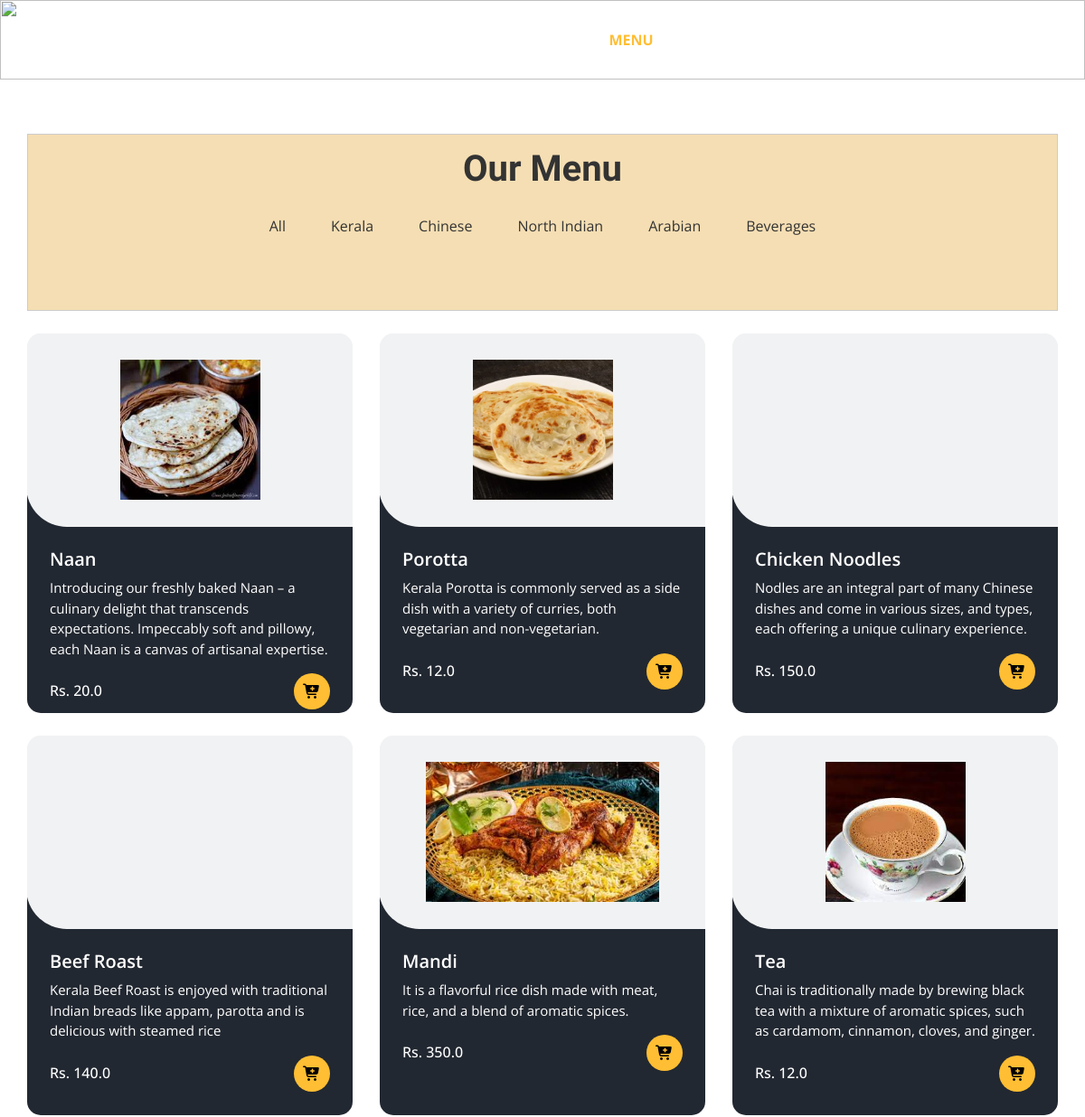
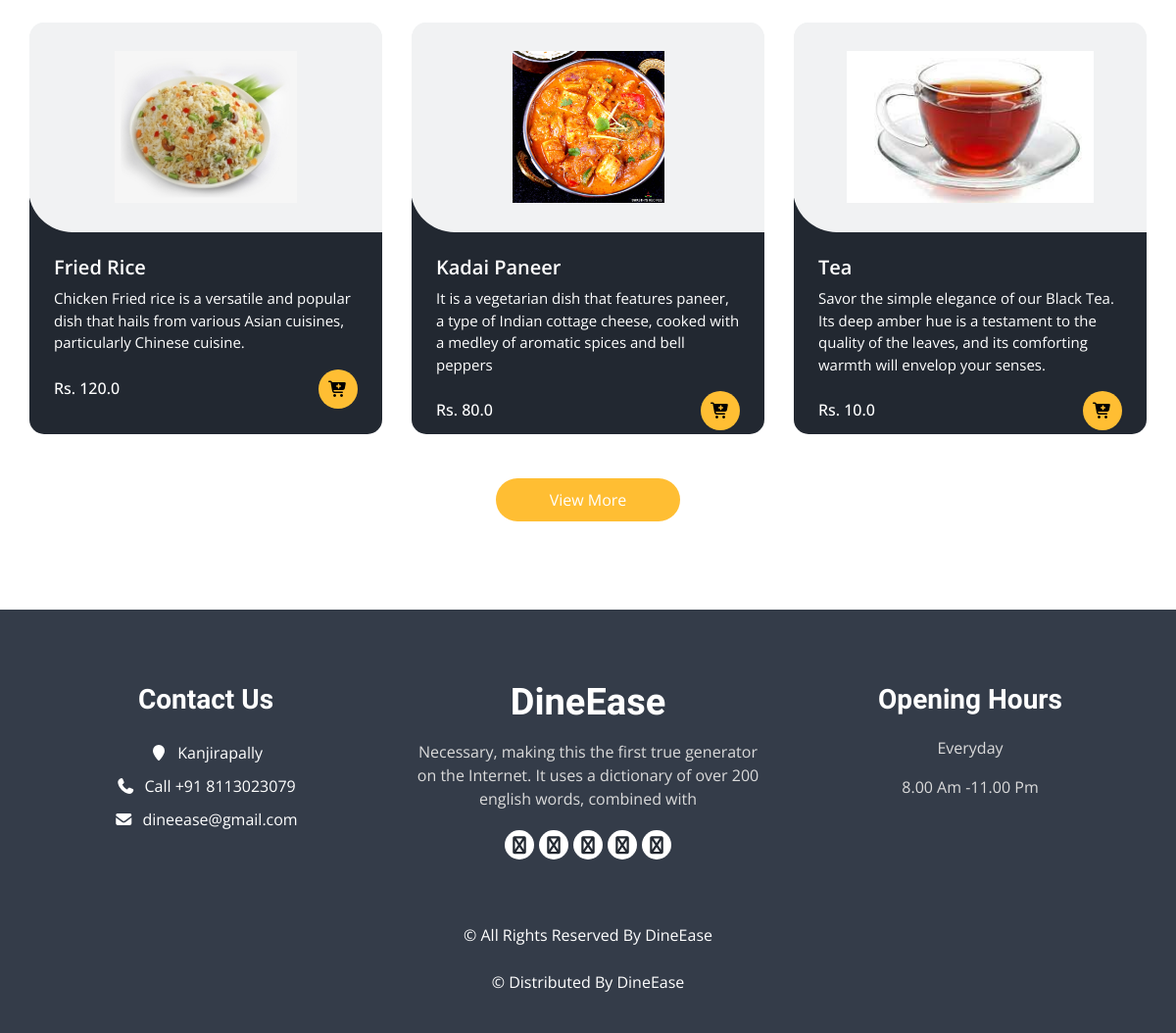
The app's page /menu/ with its own data (2 pictures, top to bottom).
### home/models.py (models this page shows, shortened)
class menus(models.Model):
    CATEGORY_CHOICES = (
        ('Kerala', 'Kerala'),
        ('Chineese', 'Chineese'),
        ('North Indian', 'North Indian'),
        ('Arabian', 'Arabian'),
        ('Beverages', 'Beverages'),
    )
    SUBMENU_CHOICES = (
        ('Breads', 'Breads'),
        ('Curries', 'Curries'),
        ('Rice Dishes','Rice Dishes'),
        ('Appetizers','Appetizers'),
        ('Main Course','Main Course'),
        ('Breads & Accompaniments', 'Breads & Accompaniments'),
        ('Rolls & Grills','Rolls & Grills'),
        ('Hot Beverage','Hot Beverage'),
        ('Cold Beverage','Cold Beverage'),
    )
    SUB_SUBMENU_CHOICES = (
        ('Vegetarian', 'Vegetarian'),
        ('Non-Vegetarian', 'Non-Vegetarian'),
        ('Water-based','Water-based'),
        ('Milk-based','Milk-based')
    )
    name = models.CharField(max_length=100)
    category = models.CharField(max_length=50, choices=CATEGORY_CHOICES, default='')
    submenu = models.CharField(max_length=50, choices=SUBMENU_CHOICES, default='', blank=True)
    sub_submenu = models.CharField(max_length=50, choices=SUB_SUBMENU_CHOICES, default='', blank=True)
    desc = models.CharField(max_length=300)
    price = models.FloatField()
    img = models.ImageField(upload_to='menus/', blank=True, null=True)
    active = models.BooleanField(default=True)

### home/views.py (the view)
# urls.py: path('menu/',menu,name='menu'),
def menu(request):
    all_menu_items = menus.objects.all()
    menu_items = all_menu_items[:9]
    return render(request, 'menu.html', {'menu_items': menu_items})

### templates/menu.html (shortened to what this page needs)
{% load static %}
<!DOCTYPE html>
<html>
<head>
  <link rel="stylesheet" type="text/css" href="{% static 'css/bootstrap.css' %}" />
  <link rel="stylesheet" type="text/css" href="https://cdnjs.cloudflare.com/ajax/libs/OwlCarousel2/2.3.4/assets/owl.carousel.min.css" />
  <link rel="stylesheet" href="https://cdnjs.cloudflare.com/ajax/libs/jquery-nice-select/1.1.0/css/nice-select.min.css" />
  <link href="{% static 'css/font-awesome.min.css' %}" rel="stylesheet" />
  <link href="{% static 'css/style.css' %}" rel="stylesheet" />
  <link href="{% static 'css/responsive.css' %}" rel="stylesheet" />
  <link rel="stylesheet" href="https://cdnjs.cloudflare.com/ajax/libs/font-awesome/7.0.0/css/all.min.css">
</head>
<body class="sub_page">
  <div class="hero_area">
    <div class="bg-box">
      <img src="{% static 'images/hero-bg.jpg' %}" alt="">
    </div>
    <header class="header_section">
      <div class="container">
        <nav class="navbar navbar-expand-lg custom_nav-container ">
          <a class="navbar-brand" href="{% url '' %}">
            <span>
            </span>
          </a>
          <div class="collapse navbar-collapse" id="navbarSupportedContent">
            <ul class="navbar-nav  mx-auto ">
              <li class="nav-item">
                <a class="nav-link" href="{% url '' %}">Home </a>
              </li>
              <li class="nav-item active">
                <a class="nav-link" href="{% url 'menu' %}">Menu <span class="sr-only">(current)</span> </a>
              </li>
              <li class="nav-item">
                <a class="nav-link" href="{% url 'about' %}">About</a>
              </li>
              <li class="nav-item">
                {% if user.is_authenticated %}
                {% comment %} <li class="nav-item">
                  <a class="nav-link" href="{% url 'upload_image' %}">Image Search</a>
                </li>  {% endcomment %}
                <li class="nav-item">
                  <a class="nav-link" href="{% url 'add_reservation' %}">Book Table</a>
                </li>
                <li class="nav-item">
                      <a class="nav-link" href="{% url 'booking_list'  %}">Bookings</a>
                    </li>
                <li class="nav-item">
                  <a class="nav-link" href="{% url 'orders_lists' %}">Orders </a>
                </li>
                <li class="nav-item">
                  <a class="nav-link" href="{% url 'loggout' %}">Logout</a>
                   </li>
                   <a href="#" class="nav-item nav-link" style="color: white; font-weight: bold;">Welcome, {{user.name}}
                {% else %}
                  <a class="nav-link" href="{% url 'login' %}">Login</a>
                {% endif %}
              </li>
              </ul>
            <div class="user_option">
              <a class="cart_link" href="{% url 'cart' %}">
              </a>
            </div>
          </div>
        </nav>
      </div>
    </header>
  </div>
  <section class="food_section layout_padding">
    <div class="container">
      <div class="centered-div">
      <div class="heading_container heading_center" style="margin-top: -40px;"><br>
        <h2>
          Our Menu
        </h2>
      </div>
      <ul class="filters_menu" style="margin-top: 20px; background-color:wheat ">
        <li class="" data-filter="*">All</li>
        <li class="has-submenu">Kerala
        </li>
        <li class="has-submenu">Chinese
        </li>
        <li class="has-submenu">North Indian
        </li>
        <li class="has-submenu">Arabian
        </li>
        <li class="has-submenu">Beverages
        </li>
      </ul><br>
    </div>
    <div class="filters-content">
      <div class="row grid">
          {% for menu_item in menu_items %}
          {% if menu_item.active %}
          <div class="col-sm-6 col-lg-4 all {{ menu_item.category }}">
              <div class="box" style="height: 420px;">
                  <div>
                      <div class="img-box">
                          <img src="{{ menu_item.img.url }}" alt="">
                      </div>
                      <div class="detail-box">
                          <h5>{{ menu_item.name }}</h5>
                          <p>{{ menu_item.desc }}</p>
                          <div class="options">
                            <h6>Rs. {{ menu_item.price }}</h6>
                              <div class="button-container">
                                  <a href="{% url 'add_to_cart' menu_item.id %}">
                                    <i class="fa fa-cart-plus" aria-hidden="true" style="color: black;"></i>
                                </a>
                              </div>
                          </div>
                      </div>
                  </div>
              </div>
          </div>
          {% endif %}
          {% endfor %}
      </div>
  </div>
      <div class="btn-box">
        <a href="{% url 'menumore' %}">
          View More
        </a>
      </div>
    </div>
  </section>
  <footer class="footer_section">
    <div class="container">
      <div class="row">
        <div class="col-md-4 footer-col">
          <div class="footer_contact">
            <h4>
              Contact Us
            </h4>
            <div class="contact_link_box">
              <a href="">
                <i class="fa fa-map-marker" aria-hidden="true"></i>
                <span>
                  Kanjirapally
                </span>
              </a>
              <a href="">
                <i class="fa fa-phone" aria-hidden="true"></i>
                <span>
                  Call +91 8113023079
                </span>
              </a>
              <a href="">
                <i class="fa fa-envelope" aria-hidden="true"></i>
                <span>
                  dineease@gmail.com
                </span>
              </a>
            </div>
          </div>
        </div>
        <div class="col-md-4 footer-col">
          <div class="footer_detail">
            <a href="" class="footer-logo">
              DineEase
            </a>
            <p>
              Necessary, making this the first true generator on the Internet. It uses a dictionary of over 200 english words, combined with
            </p>
            <div class="footer_social">
              <a href="">
                <i class="fa fa-facebook" aria-hidden="true"></i>
              </a>
              <a href="">
                <i class="fa fa-twitter" aria-hidden="true"></i>
              </a>
              <a href="">
                <i class="fa fa-linkedin" aria-hidden="true"></i>
              </a>
              <a href="">
                <i class="fa fa-instagram" aria-hidden="true"></i>
              </a>
              <a href="">
                <i class="fa fa-pinterest" aria-hidden="true"></i>
              </a>
            </div>
          </div>
        </div>
        <div class="col-md-4 footer-col">
          <h4>
            Opening Hours
          </h4>
          <p>
            Everyday
          </p>
          <p>
            8.00 Am -11.00 Pm
          </p>
        </div>
      </div>
      <div class="footer-info">
        <p>
          &copy;  All Rights Reserved By
          <a href="https://html.design/">DineEase</a><br><br>
          &copy;  Distributed By
          <a href="https://themewagon.com/" target="_blank">DineEase</a>
        </p>
      </div>
    </div>
  </footer>
</body>
</html>

### static/css/responsive.css (style rules this page uses)
@media (min-width: 1200px) { .container { max-width: 1170px; } }

### templates/menu.html (style rules this page uses)
.active { font-weight: bold; }
.centered-div { width: 100%; margin: 0 20% 0 0; background-color: wheat; padding: 30px; border: 1px solid #ccc; text-align: center; color: #333; margin-top: -30px; }
.box { height: 420px; }
.button-container { display: flex; align-items: center; justify-content: space-between; }

### records on screen
menus: img (picture), name "Naan", desc "Introducing our freshly baked Naan – a culinary delight that transcends expectations. Impeccably soft and pillowy, each Naan is a canvas of artisanal expertise.", price "20.0"
menus: img (picture), name "Porotta", desc "Kerala Porotta is commonly served as a side dish with a variety of curries, both vegetarian and non-vegetarian.", price "12.0"
menus: name "Chicken Noodles", desc "Nodles are an integral part of many Chinese dishes and come in various sizes, and types, each offering a unique culinary experience.", price "150.0"
menus: name "Beef Roast", desc "Kerala Beef Roast is enjoyed with traditional Indian breads like appam, parotta and is delicious with steamed rice", price "140.0"
menus: img (picture), name "Mandi", desc "It is a flavorful rice dish made with meat, rice, and a blend of aromatic spices.", price "350.0"
menus: img (picture), name "Tea", desc "Chai is traditionally made by brewing black tea with a mixture of aromatic spices, such as cardamom, cinnamon, cloves, and ginger.", price "12.0"
menus: img (picture), name "Fried Rice", desc "Chicken Fried rice is a versatile and popular dish that hails from various Asian cuisines, particularly Chinese cuisine.", price "120.0"
menus: img (picture), name "Kadai Paneer", desc "It is a vegetarian dish that features paneer, a type of Indian cottage cheese, cooked with a medley of aromatic spices and bell peppers", price "80.0"
menus: img (picture), name "Tea", desc "Savor the simple elegance of our Black Tea. Its deep amber hue is a testament to the quality of the leaves, and its comforting warmth will envelop your senses.", price "10.0"
